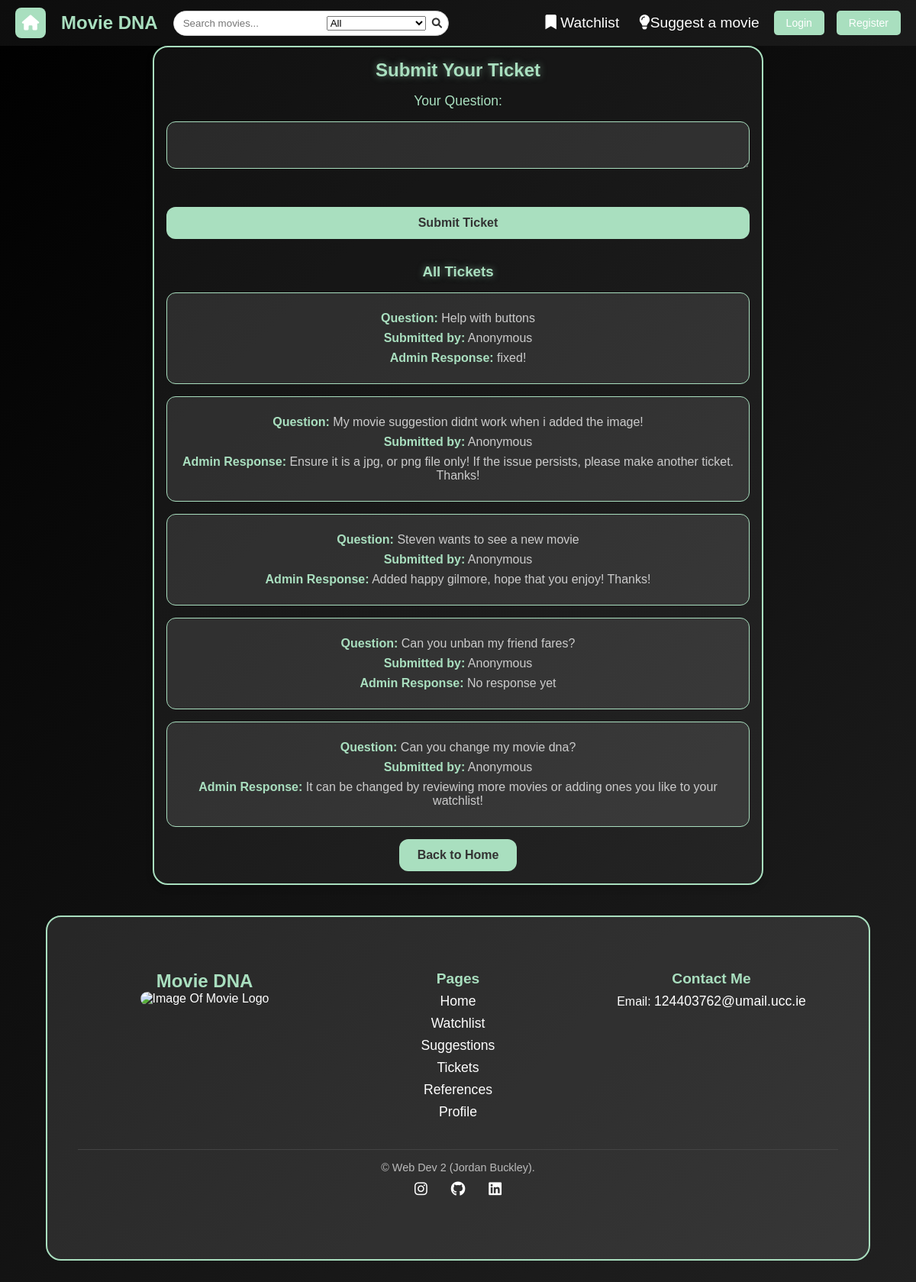
Before: /submit_ticket with the older database file.
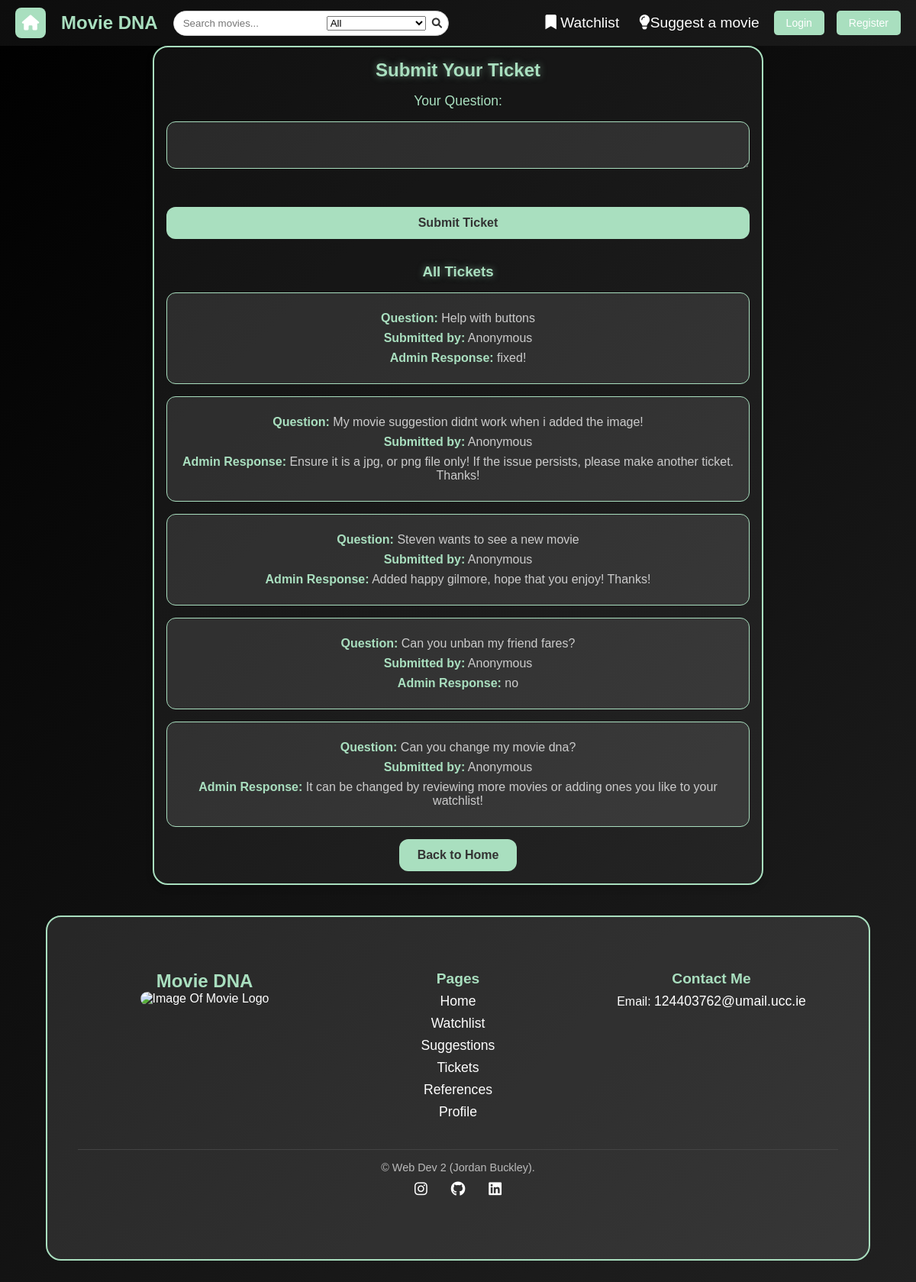
After: the same page with the newer database file.
### tables this page shows
CREATE TABLE tickets (
    id INTEGER PRIMARY KEY AUTOINCREMENT,
    user_id TEXT NOT NULL, 
    question TEXT NOT NULL,
    response TEXT, 
    is_responded BOOLEAN DEFAULT 0,
    FOREIGN KEY (user_id) REFERENCES users(user_id)
);

### app.py (the view)
@app.route("/submit_ticket", methods=["GET", "POST"])
def submit_ticket():
    form = TicketForm()
    db = get_db()
    if form.validate_on_submit():
        question = form.question.data
        user_id = session.get('user_id')
        db.execute("INSERT INTO tickets (user_id, question) VALUES (?, ?)", (user_id, question))
        db.commit()
        return redirect(url_for("submit_ticket"))
    tickets = db.execute("SELECT * FROM tickets").fetchall()
    return render_template("submit_ticket.html", form=form, tickets=tickets)

### forms.py
class TicketForm(FlaskForm):
    question = TextAreaField("Your Question", validators=[InputRequired()])
    submit = SubmitField("Submit Ticket")

### app.py (called while the page is built)
@app.before_request
def load_logged_in_user():
    g.user = session.get("user_id")
    g.is_admin = session.get("is_admin", False)

### database.py (called while the page is built)
def get_db():
    if "db" not in g:
        g.db = sqlite3.connect(DATABASE,
                                detect_types=sqlite3.PARSE_DECLTYPES
                        )
        g.db.row_factory = sqlite3.Row
    return g.db

### templates/submit_ticket.html (shortened to what this page needs)
{% extends "base.html" %}
{% block styles %}
<link rel="stylesheet" href="{{ url_for('static', filename='tickets.css') }}">
{% endblock %}
{% block main_content %}
<section id="ticket-section">
    <h2>Submit Your Ticket</h2>
    <form method="POST" id="ticket-form">
        <label for="question">Your Question:</label>
        {{ form.question(size=50, id="ticket-input") }}
        <br>
        {{ form.submit(id="ticket-button") }}
    </form>
    <h3>All Tickets</h3>
    {% for ticket in tickets %}
        <section id="ticket-card">
            <p><strong>Question:</strong> {{ ticket['question'] }}</p>
            <p><strong>Submitted by:</strong> Anonymous</p>
            <p><strong>Admin Response:</strong> {{ ticket['response'] if ticket['response'] else "No response yet" }}</p>
        </section>
    {% endfor %}
    <a href="{{ url_for('index') }}" id="back-button">Back to Home</a>
</section>
{% endblock %}

Changed rows visible on the page:
changed tickets "Can you unban my friend fares?": response "No response yet" → "no"
